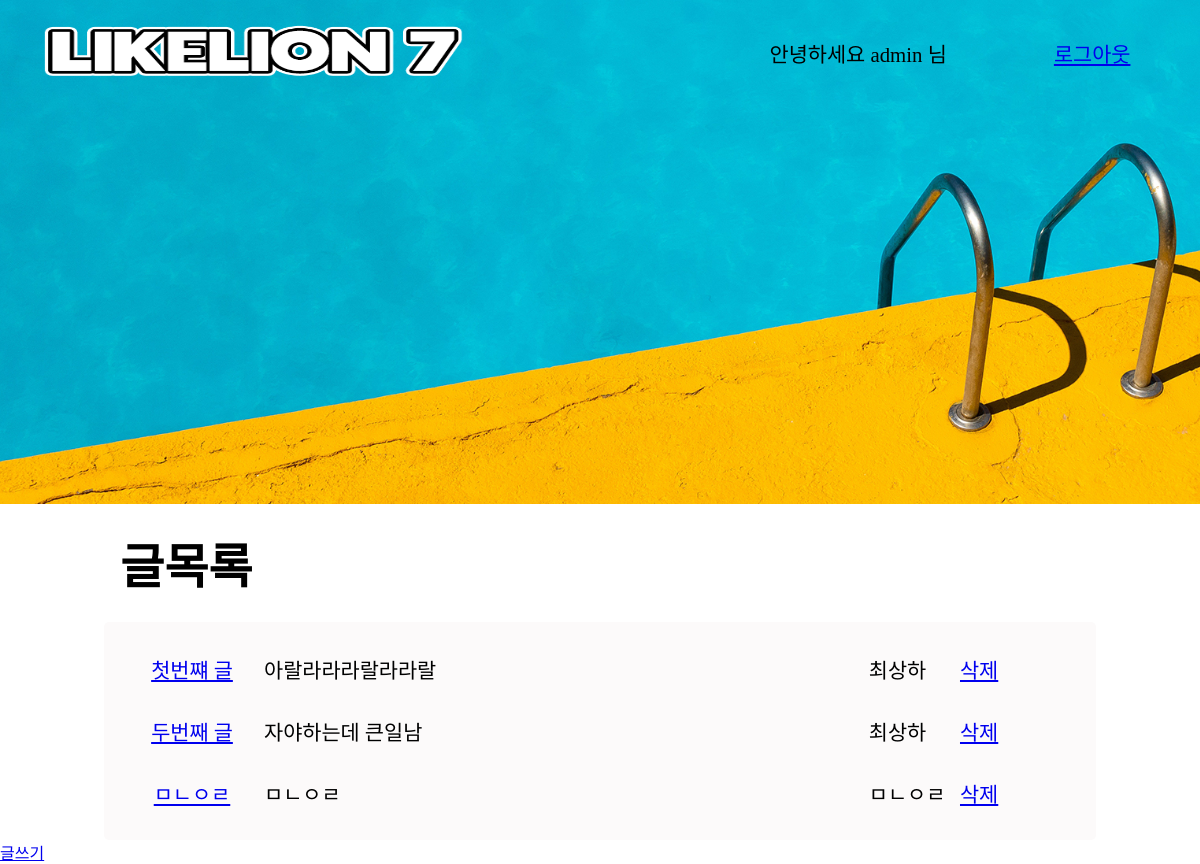
The app's page / (signed in) with its own data.
### blog/models.py (models this page shows, shortened)
class Post(models.Model):
    Title = models.CharField(max_length=200)
    Writer = models.CharField(max_length=100)
    Contents = models.TextField()
    Created_date = models.DateTimeField(default=timezone.now)

### blog/views.py (the view)
# urls.py: 2. Add a URL to urlpatterns:  path('', views.home, name='home')
def home(request):
    posts = Post.objects.all()
    return render(request, 'home.html', {'posts': posts})

### blog/templates/home.html
{% extends "base.html" %} {% block content %}
<div class="board">
    <div class="boardHeader">
        <h1 class="boardTitle">글목록</h1>
    </div>
    <div class="boardContents">
        {% for post in posts%}
        <div class="boardContent">
            <div class="col1">
                <a href="{% url 'detail' post.pk %}">{{ post.Title }}</a>
            </div>
            <div class="col3">
                <p>{{ post.Contents }}</p>
            </div>
            <div class="col2">
                <p>{{ post.Writer }}</p>
            </div>
            <div class="col4">
                <a href="{% url 'delete' post.pk %}">삭제</a>
            </div>
        </div>
        {% endfor%}
    </div>
    <div class="boardFooter">
        <a href="{% url 'new' %}">글쓰기</a>
    </div>
</div>
{% endblock %}

### blog/templates/base.html (shortened to what this page needs)
<!DOCTYPE html>
<html lang="en">
    {% load staticfiles %}
    <head>
        <link rel="stylesheet" type="text/css" href="{% static 'base.css'%}" />
    </head>
    <body>
        <div class="header">
            <div class="navbar">
                <a href="{% url 'home' %}" class="navLogo_a">
                    <img class="navLogo" src="/static/logo2.png" alt="logo" />
                </a>
                <div class="navInfo">
                    {% if user.is_authenticated %}
                    <p>안녕하세요 {{ user.username }} 님</p>
                    <a href="{% url 'logout' %}">로그아웃</a>
                    {% endif %}
                </div>
            </div>
        </div>
        {% block content %} {% endblock %}
    </body>
</html>

### static/base.css (style rules this page uses)
* { margin: 0%; font-family: 'AppleSDGothicNeoR00'; }
.header { margin: auto; width: 100%; height: 63vh; background-image: url('./summer.jpg'); background-size: cover; font-size: 1.3rem; }
.navbar { display: flex; justify-content: space-between; align-items: center; width: 100%; height: 5rem; padding-top: 0.8rem; }
.navLogo_a { width: 40%; margin-left: 1rem; }
.navLogo { width: 100%; height: 136px; }
.navInfo { display: flex; justify-content: space-around; align-items: center; width: 39%; padding-right: 1rem; }
.boardHeader { width: 70%; margin: 2% 10%; font-size: 1.5em; }
.boardContents { display: flex; flex-direction: column; justify-content: space-around; background-color: rgb(252, 250, 250); border-radius: 5px; width: 80%; margin: auto; padding: 1rem; }
.boardContent { display: flex; justify-content: space-between; align-items: center; font-size: 1.3rem; margin: 1rem 0; }
.col1 { width: 15%; text-align: center; }
.col2 { width: 9.5%; }
.col3 { width: 63%; }
.col4 { width: 12.5%; }

### records on screen
Post: Title "첫번쨰 글", Contents "아랄라라라랄라라랄", Writer "최상하"
Post: Title "두번째 글", Contents "자야하는데 큰일남", Writer "최상하"
Post: Title "ㅁㄴㅇㄹ", Contents "ㅁㄴㅇㄹ", Writer "ㅁㄴㅇㄹ"

### other values on screen
{{ user.username }} "admin"
